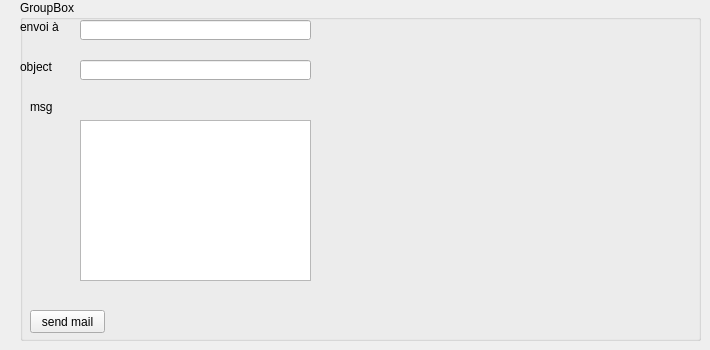
      <widget class="QWidget" name="tab_2">
       <attribute name="title">
        <string>mail</string>
       </attribute>
       <widget class="QGroupBox" name="groupBox_2">
        <property name="geometry">
         <rect>
          <x>20</x>
          <y>0</y>
          <width>681</width>
          <height>341</height>
         </rect>
        </property>
        <property name="title">
         <string>GroupBox</string>
        </property>
        <widget class="QLineEdit" name="envoi">
         <property name="geometry">
          <rect>
           <x>60</x>
           <y>20</y>
           <width>231</width>
           <height>20</height>
          </rect>
         </property>
        </widget>
        <widget class="QLabel" name="label_6">
         <property name="geometry">
          <rect>
           <x>0</x>
           <y>20</y>
           <width>47</width>
           <height>14</height>
          </rect>
         </property>
         <property name="text">
          <string>envoi à</string>
         </property>
        </widget>
        <widget class="QLabel" name="label_7">
         <property name="geometry">
          <rect>
           <x>0</x>
           <y>60</y>
           <width>47</width>
           <height>14</height>
          </rect>
         </property>
         <property name="text">
          <string>object</string>
         </property>
        </widget>
        <widget class="QLineEdit" name="objet">
         <property name="geometry">
          <rect>
           <x>60</x>
           <y>60</y>
           <width>231</width>
           <height>20</height>
          </rect>
         </property>
        </widget>
        <widget class="QLabel" name="label_8">
         <property name="geometry">
          <rect>
           <x>10</x>
           <y>100</y>
           <width>47</width>
           <height>14</height>
          </rect>
         </property>
         <property name="text">
          <string>msg </string>
         </property>
        </widget>
        <widget class="QPushButton" name="sendMail">
         <property name="geometry">
          <rect>
           <x>10</x>
           <y>310</y>
           <width>75</width>
           <height>23</height>
          </rect>
         </property>
         <property name="text">
          <string>send mail</string>
         </property>
        </widget>
        <widget class="QTextEdit" name="textEdit">
         <property name="geometry">
          <rect>
           <x>60</x>
           <y>120</y>
           <width>231</width>
           <height>161</height>
          </rect>
         </property>
        </widget>
       </widget>
      </widget>
